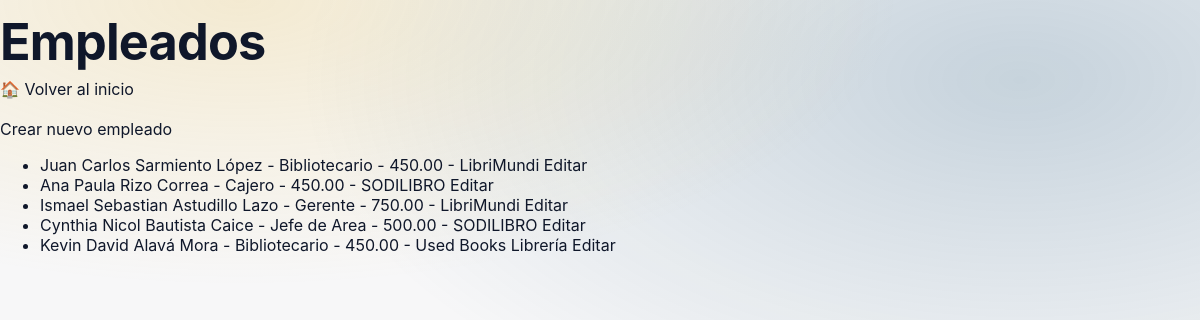
/empleados/, run on the app's committed database.
### Libreria/models.py (models this page shows, shortened)
class Empleado(models.Model):
    nombre_completo = models.CharField(max_length=100)
    cargo_empleado = models.CharField(max_length=25)
    salario_mensual = models.DecimalField(max_digits=10, decimal_places=2)
    libreria = models.ForeignKey(
        Libreria,
        on_delete=models.CASCADE,
        related_name='empleados'
    )

class Libreria(models.Model):
    nombre_libreria = models.CharField(max_length=100,
                    unique=True,
                    null=False,
                    blank=False
                    )
    direccion_fisica = models.CharField(max_length=50)
    numero_estantes = models.IntegerField()

### Libreria/views.py (the view)
# urls.py: path('empleados/', listar_empleados, name='listar_empleados'),
def listar_empleados(request):
    empleados = Empleado.objects.all()
    return render(request, 'Libreria/listar_empleado.html', {
                  'empleados': empleados
                  })

### Libreria/templates/libreria/listar_empleado.html (shortened to what this page needs)
{% load static %}
<!DOCTYPE html>
<html>
<head>
    <link rel ="stylesheet" href="{% static 'libreria/css/estilos.css' %}">
</head>
<body>
<h1>Empleados</h1>
<a href="{% url 'home' %}">🏠 Volver al inicio</a>
<br><br>
<a href="{% url 'crear_empleado' %}">Crear nuevo empleado</a>
<ul>
{% for e in empleados %}
    <li>
        {{ e.nombre_completo }} - {{ e.cargo_empleado }} - {{ e.salario_mensual }} - {{ e.libreria.nombre_libreria }}
        <a href="{% url 'editar_empleado' e.id %}">Editar</a>
    </li>
{% empty %}
    <li>No hay empleados</li>
{% endfor %}
</ul>
</body>
</html>

### Libreria/static/libreria/css/estilos.css (style rules this page uses)
:root { --blue: #03426e; --yellow: #e6b224; --magenta: #9c154d; --gray-900: #2d362f; --gray-700: #676c70; --gray-500: #868689; --gray-100: #eeedee; --bg: #f7f7f8; --card: #ffffff; --text: #0f172a; --radius: 18px; --shadow: 0 14px 34px rgba(3, 66, 110, .14); --container: 1120px; }
* { box-sizing: border-box; }
html, body { height: 100%; }
body { margin: 0; font-family: Inter, system-ui, -apple-system, Segoe UI, Roboto, Arial, sans-serif; color: var(--text); background: radial-gradient(1200px 520px at 20% 0%, rgba(230,178,36,.18), transparent 55%), radial-gradient(1200px 640px at 85% 10%, rgba(3,66,110,.20), transparent 60%), var(--bg); }
a { color: inherit; text-decoration: none; }
h1 { margin: 16px 0 10px; font-size: clamp(30px, 4.2vw, 52px); line-height: 1.05; letter-spacing: -0.8px; }

### data on the page
Empleado: nombre_completo "Juan Carlos Sarmiento López", cargo_empleado "Bibliotecario", salario_mensual "450.00", libreria.nombre_libreria "LibriMundi"
Empleado: nombre_completo "Ana Paula Rizo Correa", cargo_empleado "Cajero", salario_mensual "450.00", libreria.nombre_libreria "SODILIBRO"
Empleado: nombre_completo "Ismael Sebastian Astudillo Lazo", cargo_empleado "Gerente", salario_mensual "750.00", libreria.nombre_libreria "LibriMundi"
Empleado: nombre_completo "Cynthia Nicol Bautista Caice", cargo_empleado "Jefe de Area", salario_mensual "500.00", libreria.nombre_libreria "SODILIBRO"
Empleado: nombre_completo "Kevin David Alavá Mora", cargo_empleado "Bibliotecario", salario_mensual "450.00", libreria.nombre_libreria "Used Books Librería"
